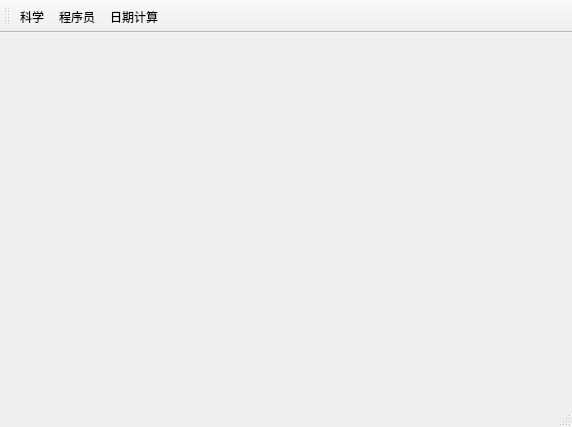
<?xml version="1.0" encoding="UTF-8"?>
<ui version="4.0">
 <class>Calculator</class>
 <widget class="QMainWindow" name="Calculator">
  <property name="geometry">
   <rect>
    <x>0</x>
    <y>0</y>
    <width>572</width>
    <height>427</height>
   </rect>
  </property>
  <property name="windowTitle">
   <string>Calculator</string>
  </property>
  <property name="toolButtonStyle">
   <enum>Qt::ToolButtonTextUnderIcon</enum>
  </property>
  <widget class="QWidget" name="centralWidget">
   <layout class="QGridLayout" name="gridLayout">
    <property name="leftMargin">
     <number>0</number>
    </property>
    <property name="topMargin">
     <number>0</number>
    </property>
    <property name="rightMargin">
     <number>0</number>
    </property>
    <property name="bottomMargin">
     <number>0</number>
    </property>
    <property name="spacing">
     <number>0</number>
    </property>
    <item row="0" column="0">
     <widget class="QStackedWidget" name="stackedWidget">
      <property name="currentIndex">
       <number>0</number>
      </property>
      <widget class="QWidget" name="page"/>
      <widget class="QWidget" name="page_2"/>
     </widget>
    </item>
   </layout>
  </widget>
  <widget class="QMenuBar" name="menuBar">
   <property name="geometry">
    <rect>
     <x>0</x>
     <y>0</y>
     <width>572</width>
     <height>21</height>
    </rect>
   </property>
  </widget>
  <widget class="QToolBar" name="mainToolBar">
   <attribute name="toolBarArea">
    <enum>TopToolBarArea</enum>
   </attribute>
   <attribute name="toolBarBreak">
    <bool>false</bool>
   </attribute>
   <addaction name="actionscience"/>
   <addaction name="actionprogrammer"/>
   <addaction name="actiondate"/>
  </widget>
  <widget class="QStatusBar" name="statusBar"/>
  <action name="actionscience">
   <property name="checkable">
    <bool>false</bool>
   </property>
   <property name="icon">
    <iconset resource="res.qrc">
     <normaloff>:/images/science.ico</normaloff>:/images/science.ico</iconset>
   </property>
   <property name="text">
    <string>科学</string>
   </property>
   <property name="toolTip">
    <string>科学</string>
   </property>
  </action>
  <action name="actionprogrammer">
   <property name="checkable">
    <bool>false</bool>
   </property>
   <property name="icon">
    <iconset resource="res.qrc">
     <normaloff>:/images/programmer.ico</normaloff>:/images/programmer.ico</iconset>
   </property>
   <property name="text">
    <string>程序员</string>
   </property>
   <property name="toolTip">
    <string>程序员</string>
   </property>
  </action>
  <action name="actiondate">
   <property name="checkable">
    <bool>false</bool>
   </property>
   <property name="icon">
    <iconset resource="res.qrc">
     <normaloff>:/images/date2.ico</normaloff>:/images/date2.ico</iconset>
   </property>
   <property name="text">
    <string>日期计算</string>
   </property>
   <property name="toolTip">
    <string>日期计算</string>
   </property>
  </action>
 </widget>
 <layoutdefault spacing="6" margin="11"/>
 <resources>
  <include location="res.qrc"/>
 </resources>
 <connections/>
</ui>
